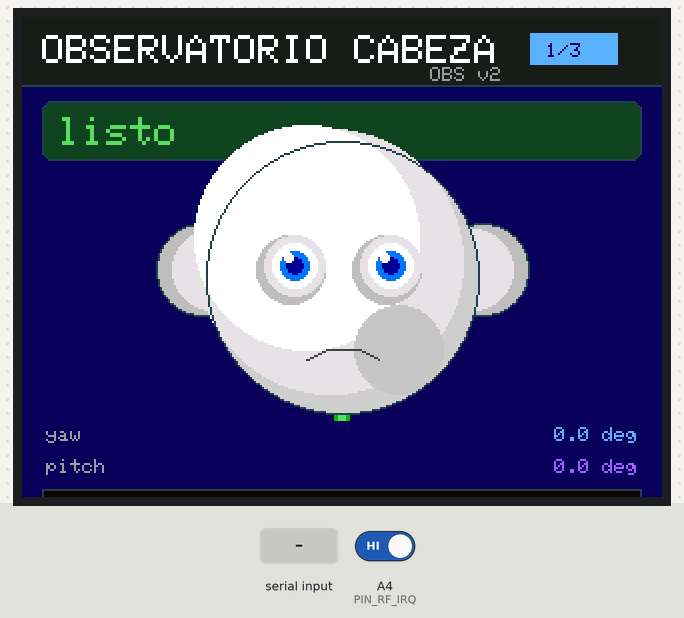
A sketch run on a simulated Arduino Uno, built with avr-gcc and run on an emulated ATmega328P. Parts: 320×240 colour display. The test bench sets the inputs (shaded band); at power-on: A4 (PIN_RF_IRQ) HIGH. What the sketch prints to the serial monitor is not drawn.

Above: at 1.0 s.
At 8.2 s:
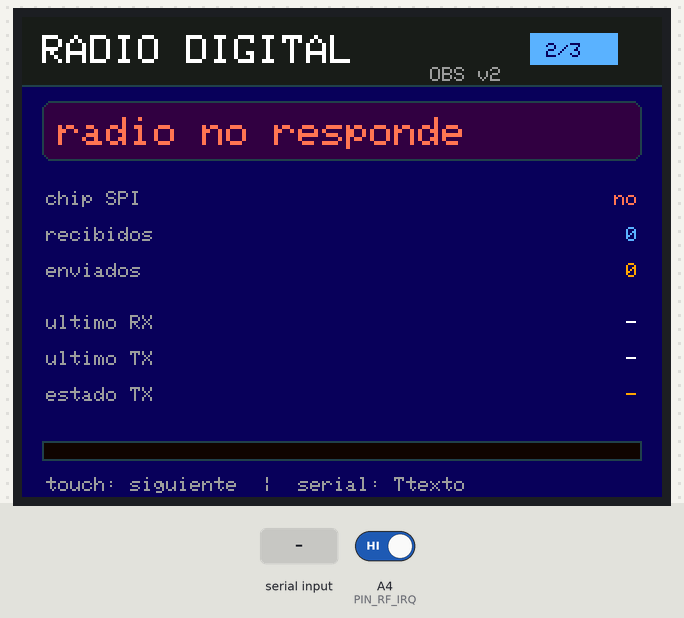
8.3 s: "H,45\n" received over Serial
11.3 s: "P\n" received over Serial
At 12.8 s:
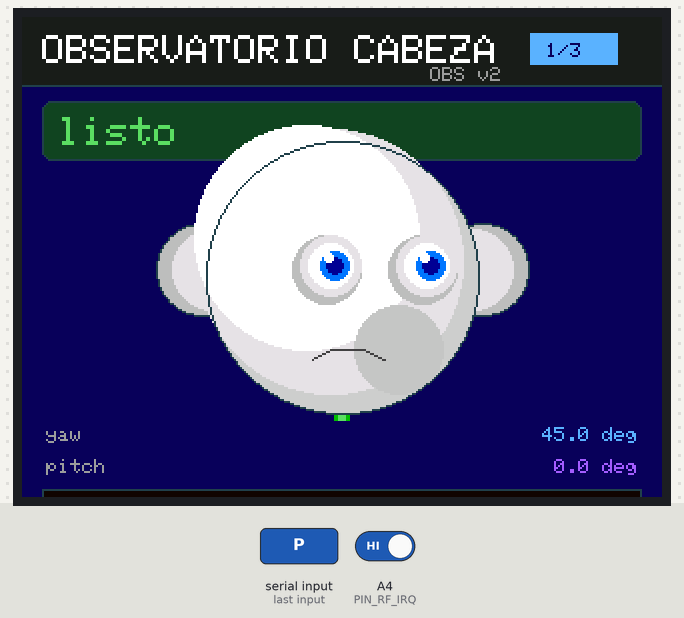
13.1 s: "C\n" received over Serial
14.8 s: "P\n" received over Serial
At 16.1 s:
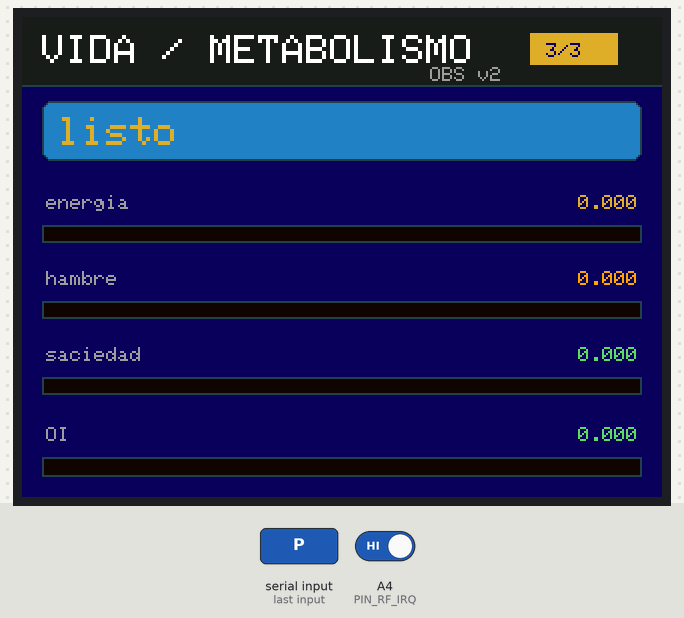
16.4 s: "V,45\n" received over Serial
At 17.6 s:
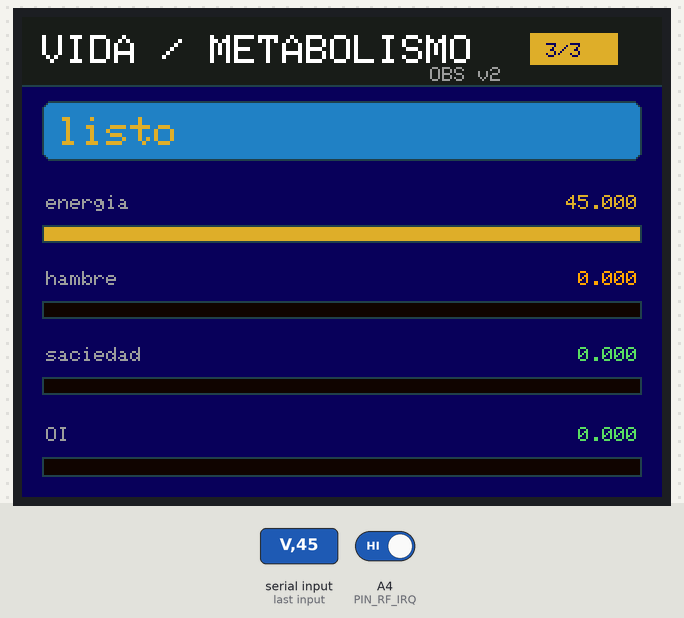
18.0 s: "N90\n" received over Serial
Timing chart, 0 to 21.0 s (numbered marks = the images above; inputs shaded):
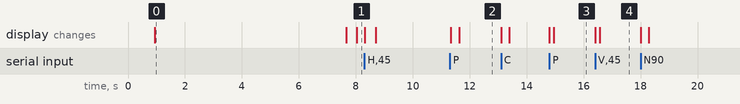

Measured:
- after the input at 11.3 s, the display: first changes at once (image 2 shows a later state)
- after the input at 14.8 s, the display: first changes at once (image 3 shows a later state)
- after the input at 16.4 s, the display: first changes at once (image 4 shows a later state)
- what the display in image 0 shows lasts 6.8 s, from 0.9 s to 7.7 s

The sketch:

anima_tft_nrf24_terminal.ino
```cpp
/*
 * anima_tft_nrf24_terminal.ino
 * ------------------------------------------------------------
 * Micro-observatorio fisico ANIMA para Open-Smart UNO R3 Air
 * + Open Smart 3.5" ST7793 TFT.
 *
 * Pantallas:
 *   0 CABEZA  - duplicado 2D no espejado de la cabeza web
 *   1 RADIO   - terminal radio latente / paquetes discretos
 *   2 VIDA    - panel vital compacto
 *
 * Touch:
 *   toque corto: siguiente pantalla
 *   toque largo: volver a CABEZA
 *
 * Serial:
 *   Ttexto                 registra ultimo texto TX si radio esta activa
 *   N / P / H              pantalla siguiente / previa / cabeza
 *   H,theta,pitch,energia,OI,estado
 *   V,energia,hambre,saciedad,OI
 *   R,rx,tx,last_rx,last_tx,link
 *
 * Radio:
 *   Desactivada en esta variante estable de pantalla. La nRF24 por SPI
 *   hardware comparte pines con la TFT en Open-Smart y puede producir rayas.
 */

#include <SPI.h>
#include <Adafruit_GFX.h>
#include <MCUFRIEND_kbv.h>

#define ENABLE_RF24 0
#if ENABLE_RF24
#include <RF24.h>
#endif

// El touch OPEN-SMART comparte pines de control de la TFT en este shield.
// Cuando TouchScreen::getPoint() se llama con la TFT activa, reconfigura A2/A3
// y puede corromper el bus paralelo: pantalla con rayas. Por eso el firmware
// estable deja la navegacion tactil desactivada y usa auto-ciclo + serial.
#define ENABLE_TOUCH_NAV 0
#if ENABLE_TOUCH_NAV
#include <TouchScreen.h>
#endif

const uint8_t PIN_RF_CE = A5;
const uint8_t PIN_RF_CSN = 5;
const uint8_t PIN_RF_IRQ = A4;

// Touch resistivo OPEN-SMART real validado por prueba de presión:
//   XP=8, YP=A3, XM=A2, YM=9
const int XP = 8, XM = A2, YP = A3, YM = 9;
const int MINPRESSURE = 10;
const int MAXPRESSURE = 1000;

MCUFRIEND_kbv tft;
#if ENABLE_RF24
RF24 radio(PIN_RF_CE, PIN_RF_CSN);
#endif
#if ENABLE_TOUCH_NAV
TouchScreen ts = TouchScreen(XP, YP, XM, YM, 300);
#endif

const byte RF_ADDR_SELF[6] = "ANA01";
const byte RF_ADDR_PEER[6] = "ANE01";

const uint16_t C_BG = 0x080B;
const uint16_t C_PANEL = 0x18E3;
const uint16_t C_LINE = 0x2209;
const uint16_t C_TEXT = 0xFFFF;
const uint16_t C_MUTED = 0x9CF3;
const uint16_t C_GOLD = 0xDD65;
const uint16_t C_BLUE = 0x5D9F;
const uint16_t C_GREEN = 0x5EEC;
const uint16_t C_RED = 0xFBAA;
const uint16_t C_ORANGE = 0xFD20;
const uint16_t C_PURPLE = 0xA2FF;
const uint16_t C_HEAD = 0xDEFB;
const uint16_t C_IRIS = 0x03BF;

enum Screen { SCR_HEAD = 0, SCR_RADIO = 1, SCR_LIFE = 2, SCR_COUNT = 3 };
Screen screen = SCR_HEAD;
bool needsFullDraw = true;

bool rf_ok = false;
unsigned long rf_rx_count = 0;
unsigned long rf_tx_count = 0;
unsigned long last_status_ms = 0;
#if ENABLE_TOUCH_NAV
unsigned long last_touch_ms = 0;
#endif
unsigned long last_interaction_ms = 0;

char serial_cmd[64];
uint8_t serial_cmd_len = 0;
char last_rx[33] = "-";
char last_tx[33] = "-";
char last_tx_status[9] = "-";
char organism_state[18] = "listo";

float head_theta = 0.0;
float head_pitch = 0.0;
float vital_energy = 0.0;
float vital_oi = 0.0;
float vital_hunger = 0.0;
float vital_satiety = 0.0;
float radio_link = 0.0;

uint16_t display_id_raw = 0;
uint16_t display_id_used = 0x7793;

uint16_t chooseDisplayId(uint16_t raw) {
  return raw == 0x7793 ? raw : 0x7793;
}

void setScreen(Screen s) {
  screen = s;
  needsFullDraw = true;
  last_interaction_ms = millis();
}

void nextScreen() {
  setScreen((Screen)((screen + 1) % SCR_COUNT));
}

void prevScreen() {
  setScreen((Screen)((screen + SCR_COUNT - 1) % SCR_COUNT));
}

#if ENABLE_TOUCH_NAV
void restoreTouchPins() {
  pinMode(YP, OUTPUT);
  pinMode(XM, OUTPUT);
  pinMode(XP, OUTPUT);
  pinMode(YM, OUTPUT);
  digitalWrite(YP, HIGH);
  digitalWrite(XM, HIGH);
  digitalWrite(XP, HIGH);
  digitalWrite(YM, HIGH);
}

bool touchPressed(bool *longPress) {
  TSPoint p = ts.getPoint();
  restoreTouchPins();
  bool down = (p.z > MINPRESSURE && p.z < MAXPRESSURE);
  if (!down) return false;
  unsigned long now = millis();
  if (now - last_touch_ms < 450) return false;
  last_touch_ms = now;
  Serial.print(F("TOUCHRAW,"));
  Serial.print(p.x);
  Serial.print(',');
  Serial.print(p.y);
  Serial.print(',');
  Serial.println(p.z);
  *longPress = p.z > 650;
  return true;
}
#endif

void header(const __FlashStringHelper *title, uint16_t accent) {
  tft.fillRect(0, 0, tft.width(), 34, C_PANEL);
  tft.drawFastHLine(0, 34, tft.width(), C_LINE);
  tft.setTextSize(2);
  tft.setTextColor(C_TEXT, C_PANEL);
  tft.setCursor(10, 9);
  tft.print(title);
  tft.fillRect(tft.width() - 66, 8, 44, 16, accent);
  tft.setTextSize(1);
  tft.setTextColor(C_BG, accent);
  tft.setCursor(tft.width() - 58, 13);
  tft.print(screen + 1);
  tft.print(F("/3"));
  tft.setTextColor(C_MUTED, C_PANEL);
  tft.setCursor(tft.width() - 116, 25);
  tft.print(F("OBS v2"));
}

void row(int y, const __FlashStringHelper *k, const char *v, uint16_t col = C_TEXT) {
  tft.fillRect(10, y, tft.width() - 20, 16, C_BG);
  tft.setTextSize(1);
  tft.setTextColor(C_MUTED, C_BG);
  tft.setCursor(12, y + 3);
  tft.print(k);
  tft.setTextColor(col, C_BG);
  int16_t x = tft.width() - (strlen(v) * 6) - 12;
  if (x < 120) x = 120;
  tft.setCursor(x, y + 3);
  tft.print(v);
}

void rowNum(int y, const __FlashStringHelper *k, float value, uint8_t dec, const char *suffix = "", uint16_t col = C_TEXT) {
  char buf[22];
  dtostrf(value, 0, dec, buf);
  strncat(buf, suffix, sizeof(buf) - strlen(buf) - 1);
  row(y, k, buf, col);
}

void gauge(int x, int y, int w, int h, float v, uint16_t col) {
  if (v < 0) v = 0;
  if (v > 1) v = 1;
  tft.drawRect(x, y, w, h, C_LINE);
  tft.fillRect(x + 1, y + 1, w - 2, h - 2, 0x1020);
  tft.fillRect(x + 1, y + 1, (int)((w - 2) * v), h - 2, col);
}

void banner(int y, const char *txt, uint16_t bg, uint16_t fg) {
  tft.fillRoundRect(10, y, tft.width() - 20, 30, 5, bg);
  tft.drawRoundRect(10, y, tft.width() - 20, 30, 5, C_LINE);
  tft.setTextSize(2);
  tft.setTextColor(fg, bg);
  tft.setCursor(18, y + 8);
  tft.print(txt);
}

void drawHeadIcon() {
  const int cx = tft.width() / 2;
  const int cy = 130;
  float yaw = head_theta;
  if (yaw < -45) yaw = -45;
  if (yaw > 45) yaw = 45;
  float pitch = head_pitch;
  if (pitch < -25) pitch = -25;
  if (pitch > 25) pitch = 25;
  int dx = (int)(yaw * 0.42);
  int dy = (int)(-pitch * 0.30);

  // Reference-like floating base / neck.
  tft.fillRoundRect(cx - 4, cy + 66, 8, 34, 4, 0x05E0);
  tft.fillRoundRect(cx - 2, cy + 68, 4, 30, 2, C_GREEN);

  // Side lobes first, behind the head.
  tft.fillCircle(cx - 70, cy - 4, 23, 0xBDF7);
  tft.fillCircle(cx + 70, cy - 4, 23, 0xBDF7);
  tft.fillCircle(cx - 65, cy - 4, 20, 0xE71C);
  tft.fillCircle(cx + 65, cy - 4, 20, 0xE71C);
  tft.drawCircle(cx - 70, cy - 4, 23, C_LINE);
  tft.drawCircle(cx + 70, cy - 4, 23, C_LINE);

  // White sphere with simple faux shading.
  tft.fillCircle(cx, cy, 68, 0xCE79);
  tft.fillCircle(cx - 6, cy - 8, 66, 0xE71C);
  tft.fillCircle(cx - 18, cy - 20, 56, 0xFFFF);
  tft.fillCircle(cx + 28, cy + 36, 22, 0xC638);
  tft.fillCircle(cx + 22, cy - 26, 14, 0xFFFF);
  tft.drawCircle(cx, cy, 68, C_LINE);

  int eyeY = cy - 6 + dy;
  int lx = cx - 24 + dx;
  int rx = cx + 24 + dx;
  int pupilShift = dx / 7;

  // Soft eye sockets.
  tft.fillCircle(lx - 2, eyeY + 2, 17, 0xBDF7);
  tft.fillCircle(rx - 2, eyeY + 2, 17, 0xBDF7);
  tft.fillCircle(lx, eyeY, 15, 0xE71C);
  tft.fillCircle(rx, eyeY, 15, 0xE71C);
  tft.fillCircle(lx, eyeY, 11, C_TEXT);
  tft.fillCircle(rx, eyeY, 11, C_TEXT);
  tft.fillCircle(lx + pupilShift, eyeY, 7, C_IRIS);
  tft.fillCircle(rx + pupilShift, eyeY, 7, C_IRIS);
  tft.fillCircle(lx + pupilShift, eyeY, 4, 0x0012);
  tft.fillCircle(rx + pupilShift, eyeY, 4, 0x0012);
  tft.fillCircle(lx + pupilShift - 3, eyeY - 4, 2, C_TEXT);
  tft.fillCircle(rx + pupilShift - 3, eyeY - 4, 2, C_TEXT);

  // Small sad mouth, like the web head.
  int mouthY = cy + 36 + dy / 2;
  uint16_t mouthCol = 0x4208;
  tft.drawLine(cx - 18 + dx / 6, mouthY + 5, cx - 8 + dx / 8, mouthY, mouthCol);
  tft.drawLine(cx - 8 + dx / 8, mouthY, cx + 8 + dx / 8, mouthY, mouthCol);
  tft.drawLine(cx + 8 + dx / 8, mouthY, cx + 18 + dx / 6, mouthY + 5, mouthCol);
}

void drawHeadScreen() {
  header(F("OBSERVATORIO CABEZA"), C_BLUE);
  banner(42, organism_state, 0x1224, C_GREEN);
  drawHeadIcon();
  rowNum(202, F("yaw"), head_theta, 1, " deg", C_BLUE);
  rowNum(218, F("pitch"), head_pitch, 1, " deg", C_PURPLE);
  gauge(10, 236, tft.width() - 20, 8, vital_oi, C_GREEN);
}

void drawRadioScreen() {
  header(F("RADIO DIGITAL"), C_BLUE);
#if ENABLE_RF24
  bool chip = rf_ok && radio.isChipConnected();
  radio_link = chip ? 1.0 : 0.0;
#else
  bool chip = false;
  radio_link = 0.0;
#endif
  banner(42, chip ? "enlace local OK" : "radio no responde", chip ? 0x1224 : 0x3008, chip ? C_GREEN : C_RED);
  row(84, F("chip SPI"), chip ? "si" : "no", chip ? C_GREEN : C_RED);
  rowNum(102, F("recibidos"), rf_rx_count, 0, "", C_BLUE);
  rowNum(120, F("enviados"), rf_tx_count, 0, "", C_ORANGE);
  row(146, F("ultimo RX"), last_rx, C_TEXT);
  row(164, F("ultimo TX"), last_tx, C_TEXT);
  row(182, F("estado TX"), last_tx_status, strcmp(last_tx_status, "ok") == 0 ? C_GREEN : C_ORANGE);
  gauge(10, 212, tft.width() - 20, 10, radio_link, C_BLUE);
  tft.setTextSize(1);
  tft.setTextColor(C_MUTED, C_BG);
  tft.setCursor(12, 230);
  tft.print(F("touch: siguiente  |  serial: Ttexto"));
}

void drawLifeScreen() {
  header(F("VIDA / METABOLISMO"), C_GOLD);
  banner(42, organism_state, 0x2418, C_GOLD);
  rowNum(86, F("energia"), vital_energy, 3, "", C_GOLD);
  gauge(10, 104, tft.width() - 20, 9, vital_energy, C_GOLD);
  rowNum(124, F("hambre"), vital_hunger, 3, "", C_ORANGE);
  gauge(10, 142, tft.width() - 20, 9, vital_hunger, C_ORANGE);
  rowNum(162, F("saciedad"), vital_satiety, 3, "", C_GREEN);
  gauge(10, 180, tft.width() - 20, 9, vital_satiety, C_GREEN);
  rowNum(202, F("OI"), vital_oi, 3, "", C_GREEN);
  gauge(10, 220, tft.width() - 20, 10, vital_oi, C_GREEN);
}

void drawScreen() {
  tft.fillScreen(C_BG);
  if (screen == SCR_HEAD) drawHeadScreen();
  else if (screen == SCR_RADIO) drawRadioScreen();
  else drawLifeScreen();
  needsFullDraw = false;
}

void refreshScreen() {
  if (needsFullDraw) {
    drawScreen();
    return;
  }
  if (screen == SCR_RADIO) drawRadioScreen();
}

void setupDisplay() {
  display_id_raw = tft.readID();
  display_id_used = chooseDisplayId(display_id_raw);
  tft.begin(display_id_used);
  tft.setRotation(1);
}

void setupRadio() {
#if ENABLE_RF24
  pinMode(PIN_RF_IRQ, INPUT_PULLUP);
  pinMode(10, OUTPUT);
  digitalWrite(10, HIGH);
  rf_ok = radio.begin();
  if (rf_ok) {
    radio.setPALevel(RF24_PA_LOW);
    radio.setDataRate(RF24_1MBPS);
    radio.setChannel(76);
    radio.setPayloadSize(32);
    radio.openWritingPipe(RF_ADDR_PEER);
    radio.openReadingPipe(1, RF_ADDR_SELF);
    radio.startListening();
  }
  Serial.print(F("# RF24: "));
  Serial.print(rf_ok ? F("OK") : F("FAIL"));
  Serial.print(F(" connected="));
  Serial.println(radio.isChipConnected() ? 1 : 0);
#else
  rf_ok = false;
  Serial.println(F("# RF24: disabled for TFT-only mode"));
#endif
}

void sendRadioText(const char *text) {
  char payload[32];
  memset(payload, 0, sizeof(payload));
  strncpy(payload, text, sizeof(payload) - 1);
  strncpy(last_tx, payload[0] ? payload : "-", sizeof(last_tx) - 1);
  last_tx[sizeof(last_tx) - 1] = 0;

  bool ok = false;
#if ENABLE_RF24
  if (rf_ok) {
    radio.stopListening();
    ok = radio.write(payload, sizeof(payload));
    radio.startListening();
  }
#endif
  rf_tx_count++;
  strncpy(last_tx_status, ok ? "ok" : "fail", sizeof(last_tx_status) - 1);
  last_tx_status[sizeof(last_tx_status) - 1] = 0;
  Serial.print(F("RFTX,"));
  Serial.println(ok ? F("ok") : F("fail"));
  needsFullDraw = true;
}

char *nextField(char **s) {
  char *p = *s;
  if (!p) return NULL;
  char *comma = strchr(p, ',');
  if (comma) {
    *comma = 0;
    *s = comma + 1;
  } else {
    *s = NULL;
  }
  return p;
}

void parseStateCommand(char *cmd) {
  char tag = cmd[0];
  char *p = cmd + 2;
  if (tag == 'H') {
    char *f;
    if ((f = nextField(&p))) head_theta = atof(f);
    if ((f = nextField(&p))) head_pitch = atof(f);
    if ((f = nextField(&p))) vital_energy = atof(f);
    if ((f = nextField(&p))) vital_oi = atof(f);
    if ((f = nextField(&p))) {
      strncpy(organism_state, f, sizeof(organism_state) - 1);
      organism_state[sizeof(organism_state) - 1] = 0;
    }
    needsFullDraw = true;
  } else if (tag == 'V') {
    char *f;
    if ((f = nextField(&p))) vital_energy = atof(f);
    if ((f = nextField(&p))) vital_hunger = atof(f);
    if ((f = nextField(&p))) vital_satiety = atof(f);
    if ((f = nextField(&p))) vital_oi = atof(f);
    needsFullDraw = true;
  } else if (tag == 'R') {
    char *f;
    if ((f = nextField(&p))) rf_rx_count = atol(f);
    if ((f = nextField(&p))) rf_tx_count = atol(f);
    if ((f = nextField(&p))) strncpy(last_rx, f, sizeof(last_rx) - 1);
    if ((f = nextField(&p))) strncpy(last_tx, f, sizeof(last_tx) - 1);
    if ((f = nextField(&p))) radio_link = atof(f);
    last_rx[sizeof(last_rx) - 1] = 0;
    last_tx[sizeof(last_tx) - 1] = 0;
    needsFullDraw = true;
  }
}

void handleCommand() {
  serial_cmd[serial_cmd_len] = 0;
  if (serial_cmd_len == 0) return;
  if (serial_cmd[0] == 'T') {
    sendRadioText(&serial_cmd[1]);
  } else if (serial_cmd[0] == 'N') {
    nextScreen();
    Serial.println(F("CMD,N"));
  } else if (serial_cmd[0] == 'P') {
    prevScreen();
    Serial.println(F("CMD,P"));
  } else if (serial_cmd[0] == 'C') {
    setScreen(SCR_HEAD);
    Serial.println(F("CMD,C"));
  } else if ((serial_cmd[0] == 'H' || serial_cmd[0] == 'V' || serial_cmd[0] == 'R') && serial_cmd[1] == ',') {
    parseStateCommand(serial_cmd);
    Serial.print(F("CMD,"));
    Serial.println(serial_cmd[0]);
  }
}

void handleSerialChar(char c) {
  if (c == '\n' || c == '\r') {
    handleCommand();
    serial_cmd_len = 0;
  } else if (serial_cmd_len < sizeof(serial_cmd) - 1) {
    serial_cmd[serial_cmd_len++] = c;
  } else {
    serial_cmd_len = 0;
  }
}

void readRadio() {
#if ENABLE_RF24
  if (!rf_ok) return;
  while (radio.available()) {
    char buf[33];
    memset(buf, 0, sizeof(buf));
    radio.read(buf, 32);
    rf_rx_count++;
    strncpy(last_rx, buf[0] ? buf : "-", sizeof(last_rx) - 1);
    last_rx[sizeof(last_rx) - 1] = 0;
    Serial.print(F("RFRX,"));
    Serial.println(last_rx);
    needsFullDraw = true;
  }
#endif
}

void reportStatus() {
  unsigned long now = millis();
  if (now - last_status_ms < 1000UL) return;
  last_status_ms = now;
  Serial.print(F("RF24,"));
  Serial.print(rf_ok ? 1 : 0);
  Serial.print(',');
#if ENABLE_RF24
  Serial.print(radio.isChipConnected() ? 1 : 0);
#else
  Serial.print(0);
#endif
  Serial.print(',');
  Serial.print(rf_rx_count);
  Serial.print(',');
  Serial.println(rf_tx_count);
}

void setup() {
  Serial.begin(115200);
  delay(500);
  setupDisplay();
  setupRadio();
  Serial.print(F("# TFT: raw=0x"));
  Serial.print(display_id_raw, HEX);
  Serial.print(F(" used=0x"));
  Serial.println(display_id_used, HEX);
  Serial.print(F("# IRQ A4="));
  Serial.println(digitalRead(PIN_RF_IRQ) ? 1 : 0);
  Serial.println(F("# anima_tft_micro_observatorio ready"));
  last_interaction_ms = millis();
  drawScreen();
}

void loop() {
  while (Serial.available()) handleSerialChar((char)Serial.read());
#if ENABLE_TOUCH_NAV
  bool longPress = false;
  if (touchPressed(&longPress)) {
    if (longPress) {
      setScreen(SCR_HEAD);
      Serial.println(F("TOUCH,C"));
    } else {
      nextScreen();
      Serial.println(F("TOUCH,N"));
    }
  }
#endif
  if (millis() - last_interaction_ms > 7000UL) {
    nextScreen();
  }
  readRadio();
  reportStatus();
  refreshScreen();
}
```
